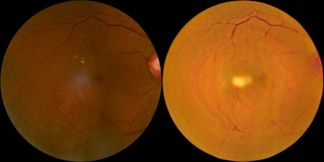
#> input picture v1/dataset/bg1.png, 324 x 162 px
$ python -i imageprocessing.py   (imports and definitions only)
#> lines starting #> are read from the running program, lines starting #| are printed output that depends on the picture; after the words box and inside, x2 and y2 are one past the last pixel; in counts of white or black regions, pixels touching at a corner belong together
import cv2
import numpy as np
from scipy import ndimage


# Metoda care îmbunătățește contrastul imaginii pentru o vizualizare mai clară
def preprocess_retinal_image(image):
    green_channel = image[:, :, 1]  # Extragerea canalului verde(Se folosește canalul verde pentru că oferă cel mai bun contrast pentru structurile retinale)
    clahe = cv2.createCLAHE(clipLimit=2.0, tileGridSize=(8, 8)) #CLAHE îmbunătățește contrastul local al imaginii clipLimit=2.0: limitează amplificarea contrastului pentru a evita zgomotul excesiv
    contrast_enhanced = clahe.apply(green_channel)  # si acum aplicam filtrul calalului verde
    denoised = cv2.medianBlur(contrast_enhanced, 5) # reducerea zgomotului cu un filtru median de 5x5 pixeli(Înlocuiește fiecare pixel cu mediana valorilor din vecinătate)
    normalized = cv2.normalize(denoised, None, 0, 255, cv2.NORM_MINMAX) # normalizam imaginea(Îmbunătățește vizibilitatea detaliilor în zonele întunecate și luminoase)
    return normalized # si returnam imaginea normaliza cu filtrele aplicate pentru analiza ulterioara


# Metoda pentru detectarea leziunilor întunecate (microanevrismele și hemoragiile)
def detect_dark_lesions(preprocessed_image):
    thresh = cv2.adaptiveThreshold(   #Convertește imaginea în alb-negru folosind un prag adaptiv
        preprocessed_image, 255, cv2.ADAPTIVE_THRESH_GAUSSIAN_C,
        cv2.THRESH_BINARY_INV, 11, 2  # inversează rezultatul (leziunile devin albe)
    )
    kernel = np.ones((3, 3), np.uint8)
    opened = cv2.morphologyEx(thresh, cv2.MORPH_OPEN, kernel) # Elimină zgomotul mic și detaliile nesemnificative
    filled = ndimage.binary_fill_holes(opened).astype(np.uint8) * 255 #Umple orice goluri din interiorul regiunilor detectate
    num_labels, labels, stats, _ = cv2.connectedComponentsWithStats(filled, connectivity=8)
    filtered_mask = np.zeros_like(filled)
    min_area, max_area = 5, 300
    for label in range(1, num_labels):  # Verifică dacă aria este între 5 și 300 pixeli si Păstrează doar componentele care se încadrează în acest interval
        area = stats[label, cv2.CC_STAT_AREA]
        if min_area <= area <= max_area:
            filtered_mask[labels == label] = 255
    return filtered_mask


# Metoda pentru detectarea leziunilor luminoase (exudatele)
def detect_bright_lesions(preprocessed_image):
    _, thresh = cv2.threshold(
        preprocessed_image, 0, 255, cv2.THRESH_BINARY + cv2.THRESH_OTSU
    )
    kernel = np.ones((3, 3), np.uint8)
    opened = cv2.morphologyEx(thresh, cv2.MORPH_OPEN, kernel)
    num_labels, labels, stats, _ = cv2.connectedComponentsWithStats(opened, connectivity=8)
    filtered_mask = np.zeros_like(opened)
    min_area, max_area = 10, 500
    for label in range(1, num_labels):
        area = stats[label, cv2.CC_STAT_AREA]
        mean_intensity = np.mean(preprocessed_image[labels == label])
        if min_area <= area <= max_area and mean_intensity > 200:
            filtered_mask[labels == label] = 255
    return filtered_mask

>>> import cv2
>>> picture = cv2.imread('dataset/bg1.png', cv2.IMREAD_GRAYSCALE)
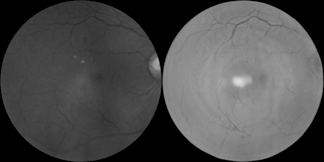
#> picture: shape (162, 324); min 0, max 220, mean 78.7
>>> result = detect_dark_lesions(picture)
#> in detect_dark_lesions, `thresh = cv2.adaptiveThreshold(`:
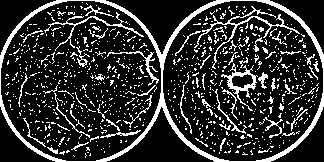
#> thresh: shape (162, 324); 18.9% white in thin lines or dots
#> in detect_dark_lesions, `opened = cv2.morphologyEx(thresh, cv2.MORPH_OPEN, kernel)`:
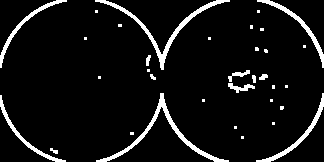
#> opened: shape (162, 324); 7.1% white; 34 white regions (21 under 20 px), largest, box (x1, y1, x2, y2) and area: (96, 93, 229, 162) 792, (95, 0, 230, 70) 790, (256, 93, 324, 162) 417
#> in detect_dark_lesions, `num_labels, labels, stats, _ = cv2.connectedComponentsWithStats(filled..`:
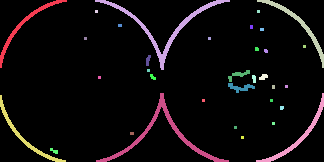
#> labels: shape (162, 324) int32; 35 distinct labels, from 0 to 34; one colour per label, 0 black
#> in detect_dark_lesions, `num_labels, labels, stats, _ = cv2.connectedComponentsWithStats(filled..`: num_labels = 35; stats = 35 rows, first 6: [0, 0, 324, 162, 48761], [0, 0, 67, 68, 371], [95, 0, 135, 70, 790], [257, 0, 67, 68, 410], [95, 10, 3, 3, 9], [257, 10, 3, 3, 9]
#> the loop in detect_dark_lesions, `for label in range(1, num_labels):` made 34 passes
#> area on passes 1, 2, 3, 14, 16, 17, 18, 19, 21, 24, 25, 26: 371, 790, 410, 37, 89, 23, 27, 39, 122, 792, 417, 362
#> after the loop in detect_dark_lesions, `for label in range(1, num_labels):`:
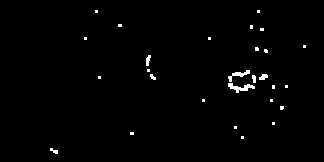
#> filtered_mask: shape (162, 324); 1.1% white; 28 white regions (21 under 20 px), largest, box (x1, y1, x2, y2) and area: (228, 83, 255, 93) 122, (228, 70, 250, 82) 89, (259, 74, 268, 80) 39
